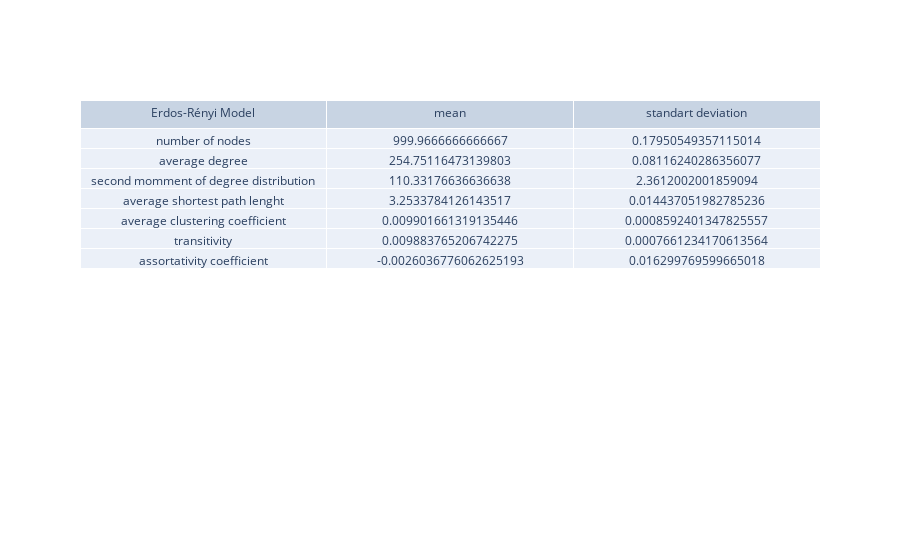
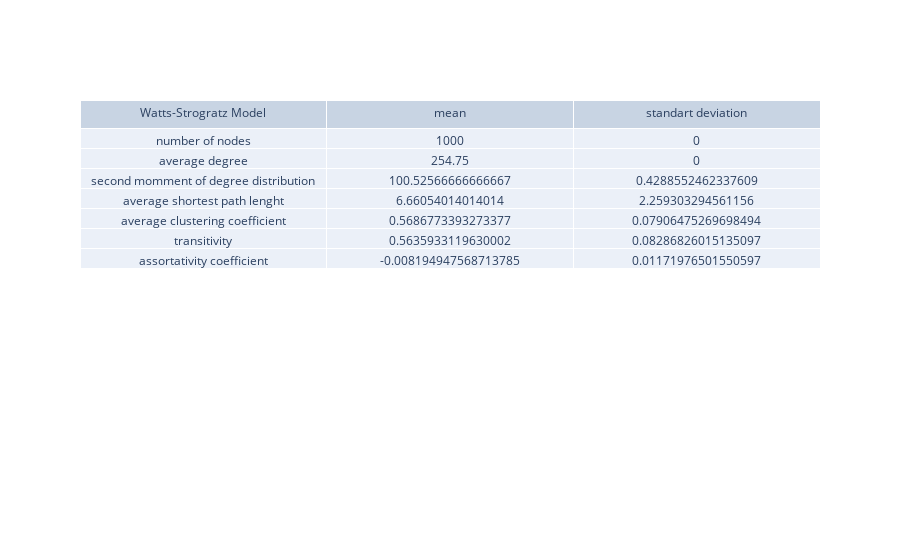
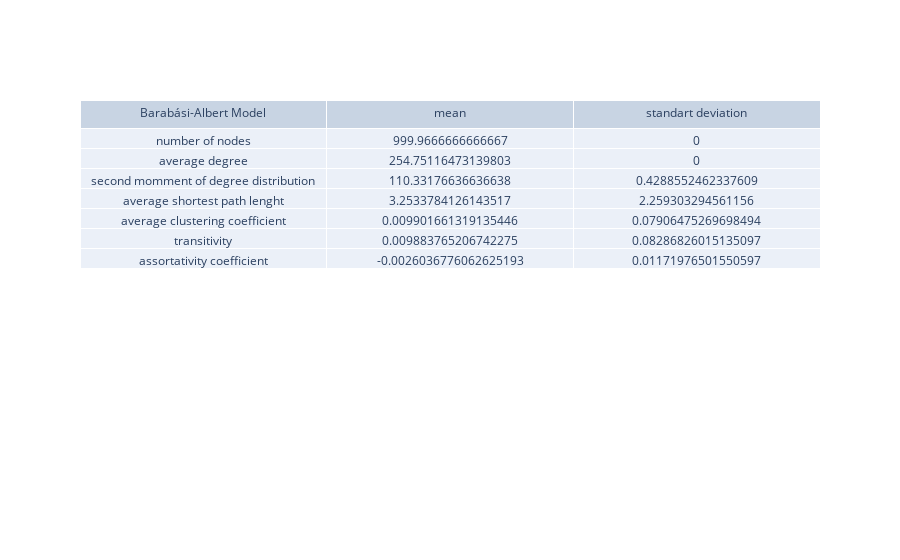

These figures' notebook cell, in order:
### Code cell
er_fig = go.Figure(data=[go.Table(header=er_headers,
                 cells=er_cells)
                     ])
ws_fig = go.Figure(data=[go.Table(header=ws_headers,
                 cells=ws_cells)
                     ])
ba_fig = go.Figure(data=[go.Table(header=ba_headers,
                 cells=ba_cells)
                     ])
er_fig.show()
ws_fig.show()
ba_fig.show()

### Figure 1 — Plotly figure (JSON) as saved in the notebook; plotly's stock layout.template omitted (floating-point values rounded to 4 significant figures)
{"data": [{"cells": {"values": [["number of nodes", "average degree", "second momment of degree distribution", "average shortest path lenght", "average clustering coefficient", "transitivity", "assortativity coefficient"], [1000.0, 254.8, 110.3, 3.253, 0.009902, 0.009884, -0.002604], [0.1795, 0.08116, 2.361, 0.01444, 0.0008592, 0.0007661, 0.0163]]}, "header": {"values": ["Erdos-Rényi Model", "mean", "standart deviation"]}, "type": "table"}], "layout": {}}

### Figure 2 — Plotly figure (JSON) as saved in the notebook; plotly's stock layout.template omitted (floating-point values rounded to 4 significant figures)
{"data": [{"cells": {"values": [["number of nodes", "average degree", "second momment of degree distribution", "average shortest path lenght", "average clustering coefficient", "transitivity", "assortativity coefficient"], [1000, 254.8, 100.5, 6.661, 0.5687, 0.5636, -0.008195], [0, 0, 0.4289, 2.259, 0.07906, 0.08287, 0.01172]]}, "header": {"values": ["Watts-Strogratz Model", "mean", "standart deviation"]}, "type": "table"}], "layout": {}}

### Figure 3 — Plotly figure (JSON) as saved in the notebook; plotly's stock layout.template omitted (floating-point values rounded to 4 significant figures)
{"data": [{"cells": {"values": [["number of nodes", "average degree", "second momment of degree distribution", "average shortest path lenght", "average clustering coefficient", "transitivity", "assortativity coefficient"], [1000.0, 254.8, 110.3, 3.253, 0.009902, 0.009884, -0.002604], [0, 0, 0.4289, 2.259, 0.07906, 0.08287, 0.01172]]}, "header": {"values": ["Barabási-Albert Model", "mean", "standart deviation"]}, "type": "table"}], "layout": {}}
